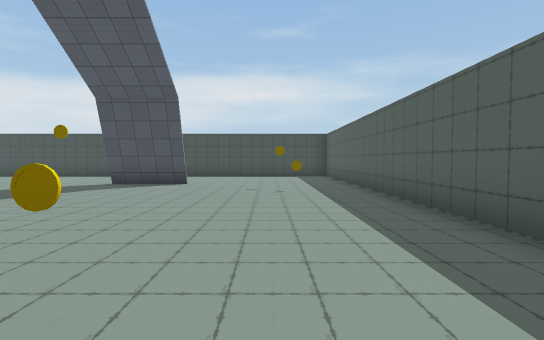
View 1 (above)

16 first-person views from a walk through a Unity game level. The camera is 1.5 m above the floor, tilts 2° down and sees 85° across. Doors are open. The floor is counted in squares, 2 m on a side. Each view is taken from the middle of a square. On the plan, view 1 faces up. The plan holds only what a view shows up to about 10 squares ahead; the rest is blank. The place goes on beyond the plan. The player character is not drawn. Some surface patterns are stand-ins.

View 2
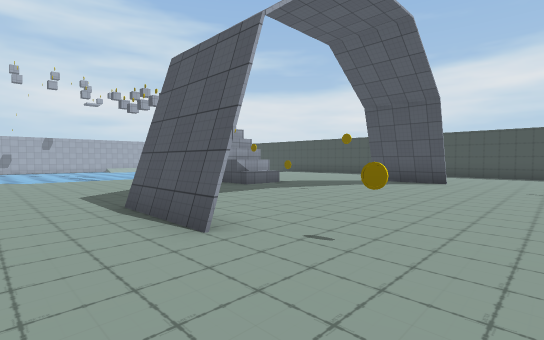

View 3
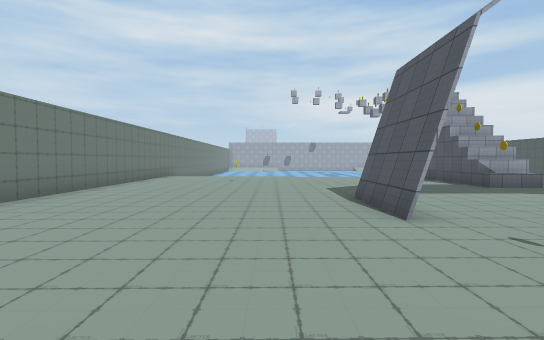

View 4
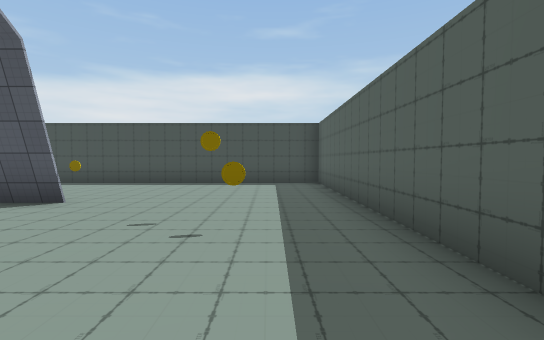

View 5
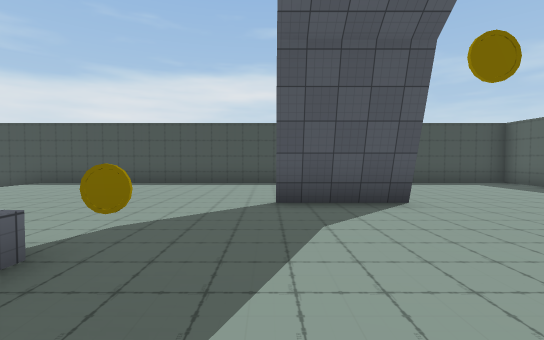

View 6
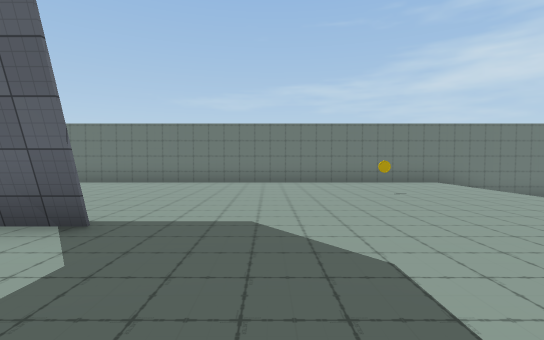

View 7
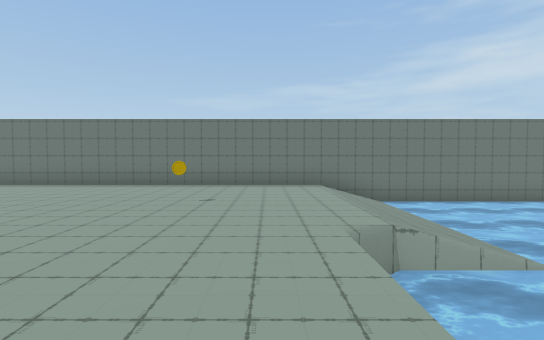

View 8
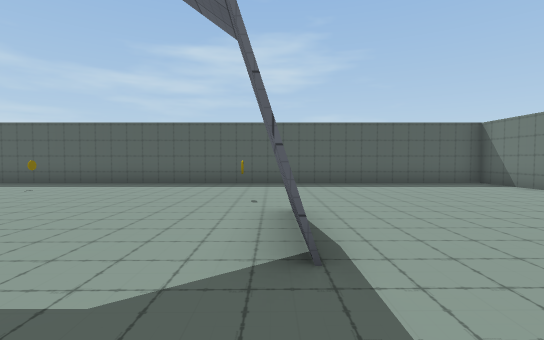

View 9
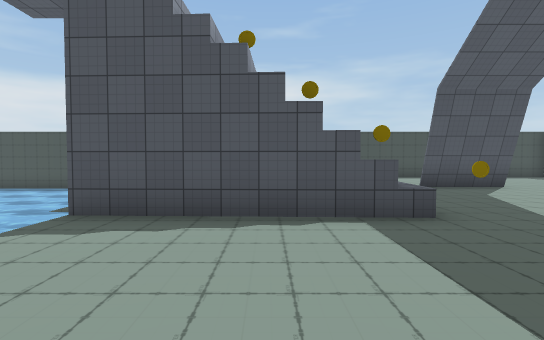

View 10
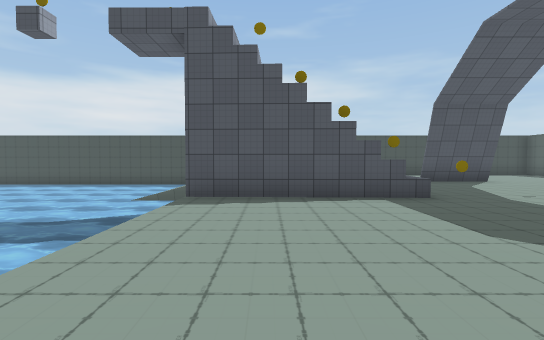

View 11
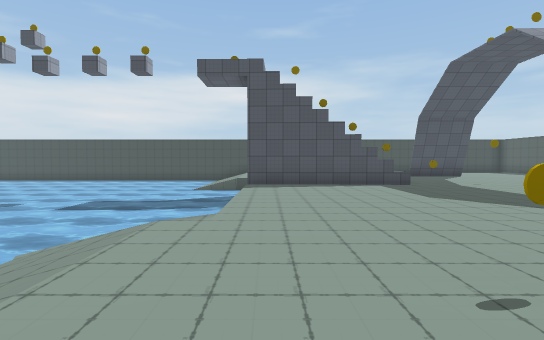

View 12
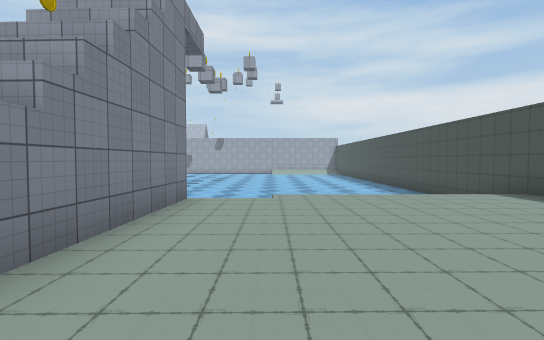

View 13
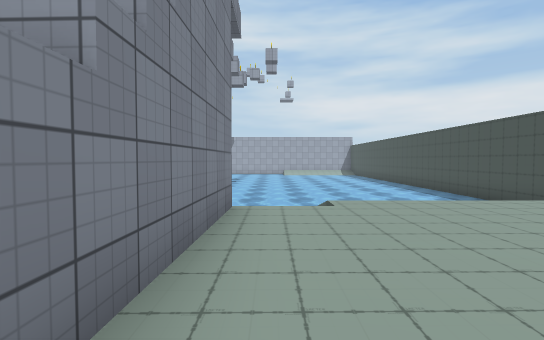

View 14
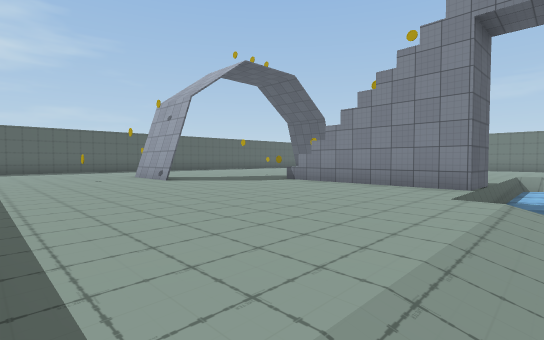

View 15
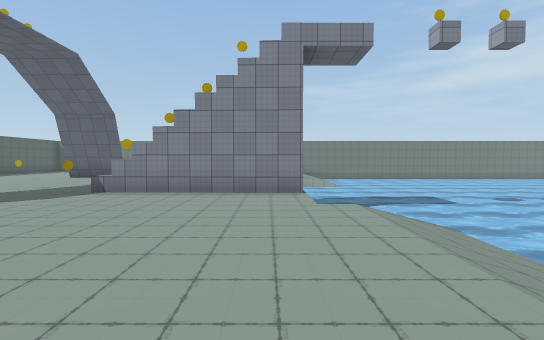

View 16
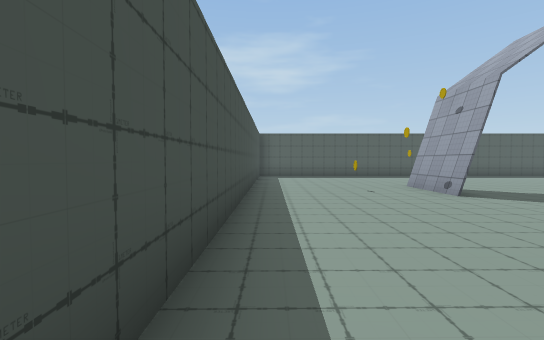

### Floor plan
Key: @ floor where view 1 was taken; # wall or solid block; . floor; / step, stairs or slope; ≈ water the walk keeps out of; C coin; O other object.
Columns run from 17 left of view 1 to 3 right of it. Each row starts with its distance up from view 1.
 14 #####################
 13 ≈≈  /...............#
 12 ≈≈  /...............#
 11 ≈≈  /........O......#
 10 ≈≈≈//...............#
  9 ≈≈≈//........##.....#
  8 ≈≈≈≈≈≈..............#
  7 ≈≈≈≈≈≈............C.#
  6 ≈≈≈≈≈#####C.........#
  5 ≈≈≈≈≈#####CC........#
  4 ≈≈≈≈≈≈..............#
  3 ≈≈≈≈≈≈..............#
  2 ≈≈≈≈≈≈..........C...#
  1  ≈≈≈≈≈.......##.....#
  0   ≈≈≈≈...........@..#
 -1   ≈//...............#
 -2  ≈≈//...C...........#
 -3 ≈≈≈//...............#
 -4 ≈≈≈//...............#
 -5 ≈≈≈//...............#
 -6 #####################

Where each view was taken, in squares from view 1:
view 1: 0 up, 0 right, facing up
view 2: 1 down, 0 right, facing up-left
view 3: 1 down, 1 right, facing left
view 4: 4 up, 1 right, facing up
view 5: 4 up, 5 left, facing up
view 6: 4 up, 7 left, facing down
view 7: 3 up, 11 left, facing down
view 8: 1 up, 7 left, facing right
view 9: 1 up, 9 left, facing up
view 10: 1 down, 10 left, facing up
view 11: 4 down, 11 left, facing up
view 12: 8 up, 6 left, facing left
view 13: 7 up, 7 left, facing left
view 14: 13 up, 13 left, facing down-right
view 15: 13 up, 11 left, facing down
view 16: 13 up, 11 left, facing right
